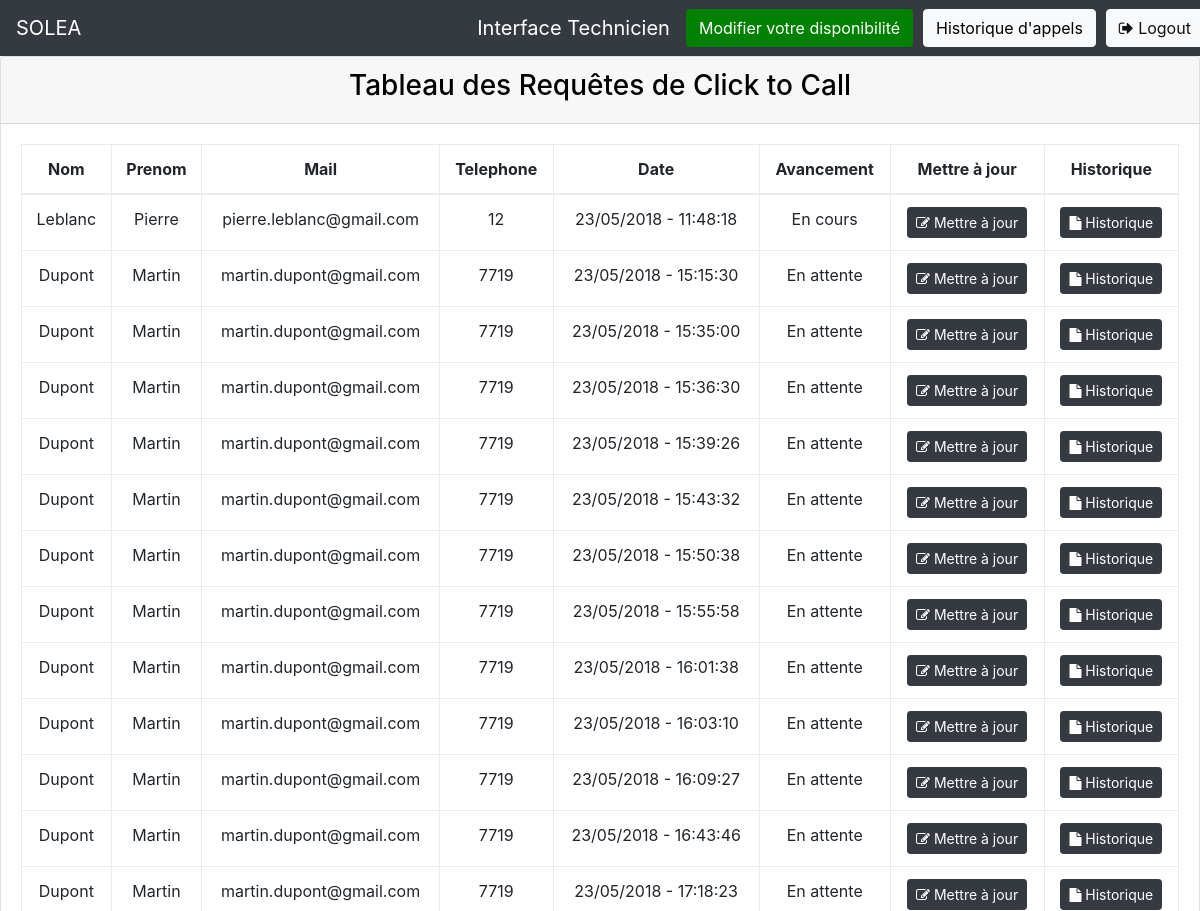
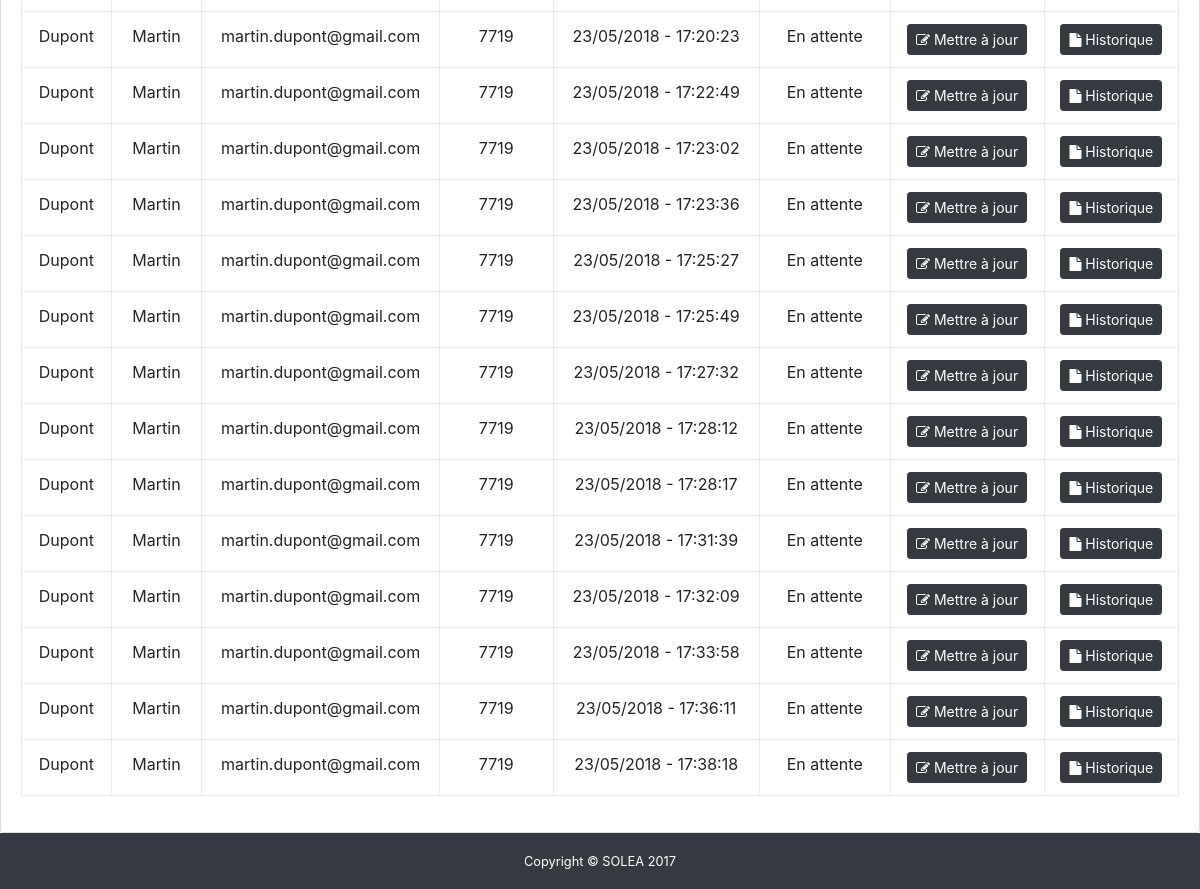
The app's page /technicien.php (signed in), older data (2 pictures, top to bottom).
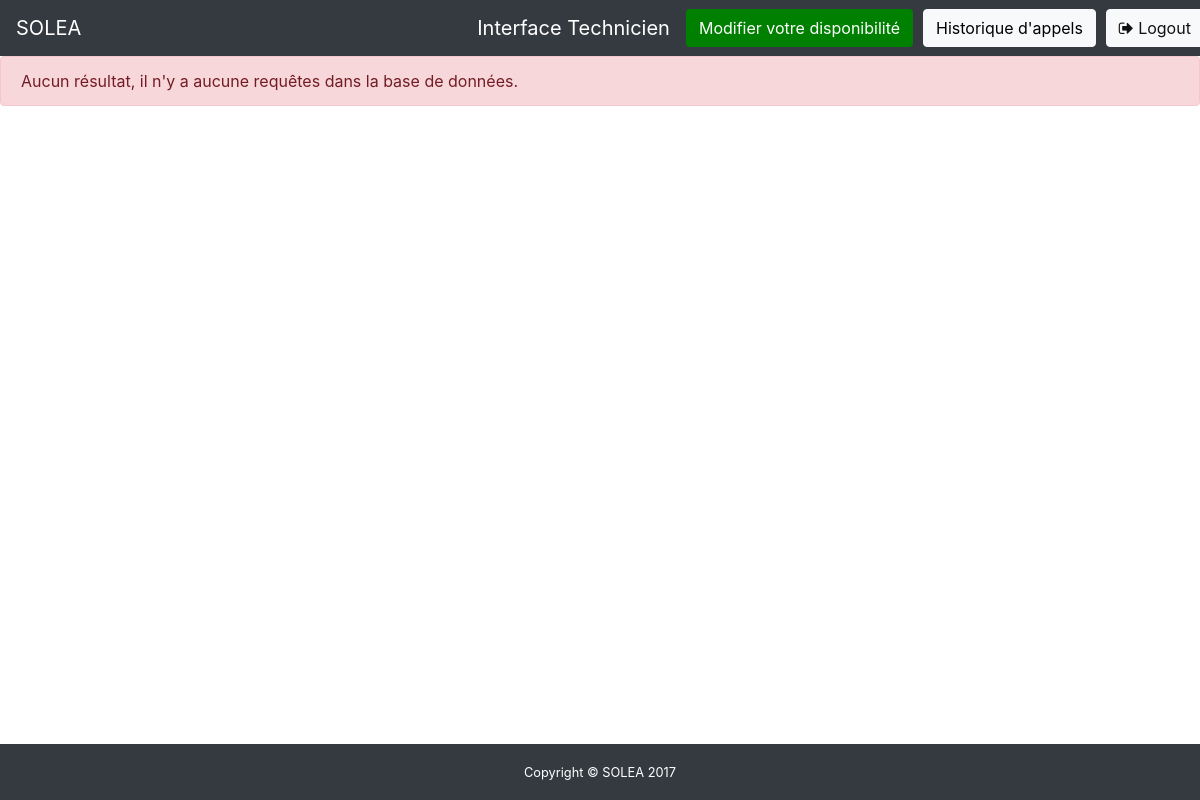
The same page, newer data.
### tables this page shows
CREATE TABLE `ctc_request` (
  `id` int(10) NOT NULL,
  `user_id` int(5) NOT NULL,
  `dates` varchar(50) NOT NULL,
  `etat` int(2) NOT NULL,
  `commentaire` text
);

CREATE TABLE `users` (
  `id` int(10) NOT NULL,
  `login` varchar(50) NOT NULL,
  `password` varchar(100) NOT NULL,
  `nom` varchar(50) NOT NULL,
  `prenom` varchar(50) NOT NULL,
  `mail` varchar(50) NOT NULL,
  `telephone` varchar(15) NOT NULL,
  `rang` int(1) NOT NULL DEFAULT '0'
);

### technicien.php (the view, shortened to what this page needs)
<?php
require 'pdo.php';
$bdd = new PDO('mysql:host=' . $PARAM_hote . ';dbname=' . $PARAM_nom_bd . ';charset=utf8', $PARAM_utilisateur, $PARAM_mot_passe);
include "include/head.php";
?>
<body class="fixed-nav sticky-footer bg-dark" id="page-top">
  <?php
$requete = 'SELECT * FROM ctc_request WHERE etat=0 or etat=1';
$req = $bdd->query($requete);
$num_rows = $req->rowCount();
if($num_rows==0){
	echo "	<div class='alert alert-danger' role='alert'>
				Aucun résultat, il n'y a aucune requêtes dans la base de données.
  			</div>";
}
else{
echo "<div class='card mb-3'>
		<div class='card-header'>
		<h3 style='text-align:center; color:black;'>Tableau des Requêtes de Click to Call</h1>
		</div>
		<div class='card-body'>
		  <div class='table-responsive'>
			<table class='table table-bordered' id='dataTable' width='100%' cellspacing='0'  style='text-align:center;'>
			  <thead>
				<tr>
				    <th>Nom</th>
				    <th>Prenom</th>
				    <th>Mail</th>
				    <th>Telephone</th>
				    <th>Date</th>
				    <th>Avancement</th>
				    <th>Mettre à jour</th>
				    <th>Historique</th>
				</tr>
			  </thead>
			  <tbody>";
while ($row = $req->fetch()) {
    $user = 'SELECT * FROM users WHERE id="' . $row["user_id"] . '"';
    $userboard = $bdd->query($user);
    $line = $userboard->fetch();$x = 1;
    ?>
	<td><?php echo $line['nom']; ?></td>
	<td><?php echo $line['prenom']; ?></td>
	<td><?php echo $line['mail']; ?></td>
	<td><?php echo $line['telephone']; ?></td>
	<td><?php echo $row['dates']; ?></td>
	<td><?php
	if ($row['etat'] == 0) {
        echo 'En attente';
    } elseif ($row['etat'] == 1) {
        echo 'En cours';
    } else {
		echo 'Terminé';
	}?>
	</td>
	<td><button type="button" class="btn btn-dark btn-sm" data-toggle="modal" data-target="#maj" onclick="func_id_request(<?php echo $row['id']?>,<?php echo $row['etat']?>,'<?php echo $row['commentaire']?>')"><i class="fa fa-edit"></i> Mettre à jour</button>
	</td>
	<td>
	<form method="post" action="historique.php">
			<button type="submit" class="btn btn-dark btn-sm"><i class="fa fa-file" aria-hidden="true"></i> Historique</button>
		</form></td>
	<?php } ?>
	</tbody>
</table>
</div>
</div>
</div>
<?php } ?>
<?php
include "include/foot.php";
?>
</body>
</html>

Row changes from the older to the newer data that the page shows:
removed ctc_request: user.nom "Leblanc", user.prenom "Pierre", user.mail "pierre.leblanc@gmail.com", user.telephone "12", dates "23/05/2018 - 11:48:18", etat "En cours"
removed ctc_request: user.nom "Dupont", user.prenom "Martin", user.mail "martin.dupont@gmail.com", user.telephone "7719", dates "23/05/2018 - 15:15:30", etat "En attente"
removed ctc_request: user.nom "Dupont", user.prenom "Martin", user.mail "martin.dupont@gmail.com", user.telephone "7719", dates "23/05/2018 - 15:35:00", etat "En attente"
removed ctc_request: user.nom "Dupont", user.prenom "Martin", user.mail "martin.dupont@gmail.com", user.telephone "7719", dates "23/05/2018 - 15:36:30", etat "En attente"
removed ctc_request: user.nom "Dupont", user.prenom "Martin", user.mail "martin.dupont@gmail.com", user.telephone "7719", dates "23/05/2018 - 15:39:26", etat "En attente"
removed ctc_request: user.nom "Dupont", user.prenom "Martin", user.mail "martin.dupont@gmail.com", user.telephone "7719", dates "23/05/2018 - 15:43:32", etat "En attente"
removed ctc_request: user.nom "Dupont", user.prenom "Martin", user.mail "martin.dupont@gmail.com", user.telephone "7719", dates "23/05/2018 - 15:50:38", etat "En attente"
removed ctc_request: user.nom "Dupont", user.prenom "Martin", user.mail "martin.dupont@gmail.com", user.telephone "7719", dates "23/05/2018 - 15:55:58", etat "En attente"
removed ctc_request: user.nom "Dupont", user.prenom "Martin", user.mail "martin.dupont@gmail.com", user.telephone "7719", dates "23/05/2018 - 16:01:38", etat "En attente"
removed ctc_request: user.nom "Dupont", user.prenom "Martin", user.mail "martin.dupont@gmail.com", user.telephone "7719", dates "23/05/2018 - 16:03:10", etat "En attente"
removed ctc_request: user.nom "Dupont", user.prenom "Martin", user.mail "martin.dupont@gmail.com", user.telephone "7719", dates "23/05/2018 - 16:09:27", etat "En attente"
removed ctc_request: user.nom "Dupont", user.prenom "Martin", user.mail "martin.dupont@gmail.com", user.telephone "7719", dates "23/05/2018 - 16:43:46", etat "En attente"
removed ctc_request: user.nom "Dupont", user.prenom "Martin", user.mail "martin.dupont@gmail.com", user.telephone "7719", dates "23/05/2018 - 17:18:23", etat "En attente"
removed ctc_request: user.nom "Dupont", user.prenom "Martin", user.mail "martin.dupont@gmail.com", user.telephone "7719", dates "23/05/2018 - 17:20:23", etat "En attente"
removed ctc_request: user.nom "Dupont", user.prenom "Martin", user.mail "martin.dupont@gmail.com", user.telephone "7719", dates "23/05/2018 - 17:22:49", etat "En attente"
removed ctc_request: user.nom "Dupont", user.prenom "Martin", user.mail "martin.dupont@gmail.com", user.telephone "7719", dates "23/05/2018 - 17:23:02", etat "En attente"
removed ctc_request: user.nom "Dupont", user.prenom "Martin", user.mail "martin.dupont@gmail.com", user.telephone "7719", dates "23/05/2018 - 17:23:36", etat "En attente"
removed ctc_request: user.nom "Dupont", user.prenom "Martin", user.mail "martin.dupont@gmail.com", user.telephone "7719", dates "23/05/2018 - 17:25:27", etat "En attente"
removed ctc_request: user.nom "Dupont", user.prenom "Martin", user.mail "martin.dupont@gmail.com", user.telephone "7719", dates "23/05/2018 - 17:25:49", etat "En attente"
removed ctc_request: user.nom "Dupont", user.prenom "Martin", user.mail "martin.dupont@gmail.com", user.telephone "7719", dates "23/05/2018 - 17:27:32", etat "En attente"
removed ctc_request: user.nom "Dupont", user.prenom "Martin", user.mail "martin.dupont@gmail.com", user.telephone "7719", dates "23/05/2018 - 17:28:12", etat "En attente"
removed ctc_request: user.nom "Dupont", user.prenom "Martin", user.mail "martin.dupont@gmail.com", user.telephone "7719", dates "23/05/2018 - 17:28:17", etat "En attente"
removed ctc_request: user.nom "Dupont", user.prenom "Martin", user.mail "martin.dupont@gmail.com", user.telephone "7719", dates "23/05/2018 - 17:31:39", etat "En attente"
removed ctc_request: user.nom "Dupont", user.prenom "Martin", user.mail "martin.dupont@gmail.com", user.telephone "7719", dates "23/05/2018 - 17:32:09", etat "En attente"
removed ctc_request: user.nom "Dupont", user.prenom "Martin", user.mail "martin.dupont@gmail.com", user.telephone "7719", dates "23/05/2018 - 17:33:58", etat "En attente"
removed ctc_request: user.nom "Dupont", user.prenom "Martin", user.mail "martin.dupont@gmail.com", user.telephone "7719", dates "23/05/2018 - 17:36:11", etat "En attente"
removed ctc_request: user.nom "Dupont", user.prenom "Martin", user.mail "martin.dupont@gmail.com", user.telephone "7719", dates "23/05/2018 - 17:38:18", etat "En attente"
Text that changed along with them:
text no longer shown: "Tableau des Requêtes de Click to Call Nom Prenom Mail Telephone Date Avancement Mettre à jour Historique"
text now shown: "Aucun résultat, il n'y a aucune requêtes dans la base de données."
